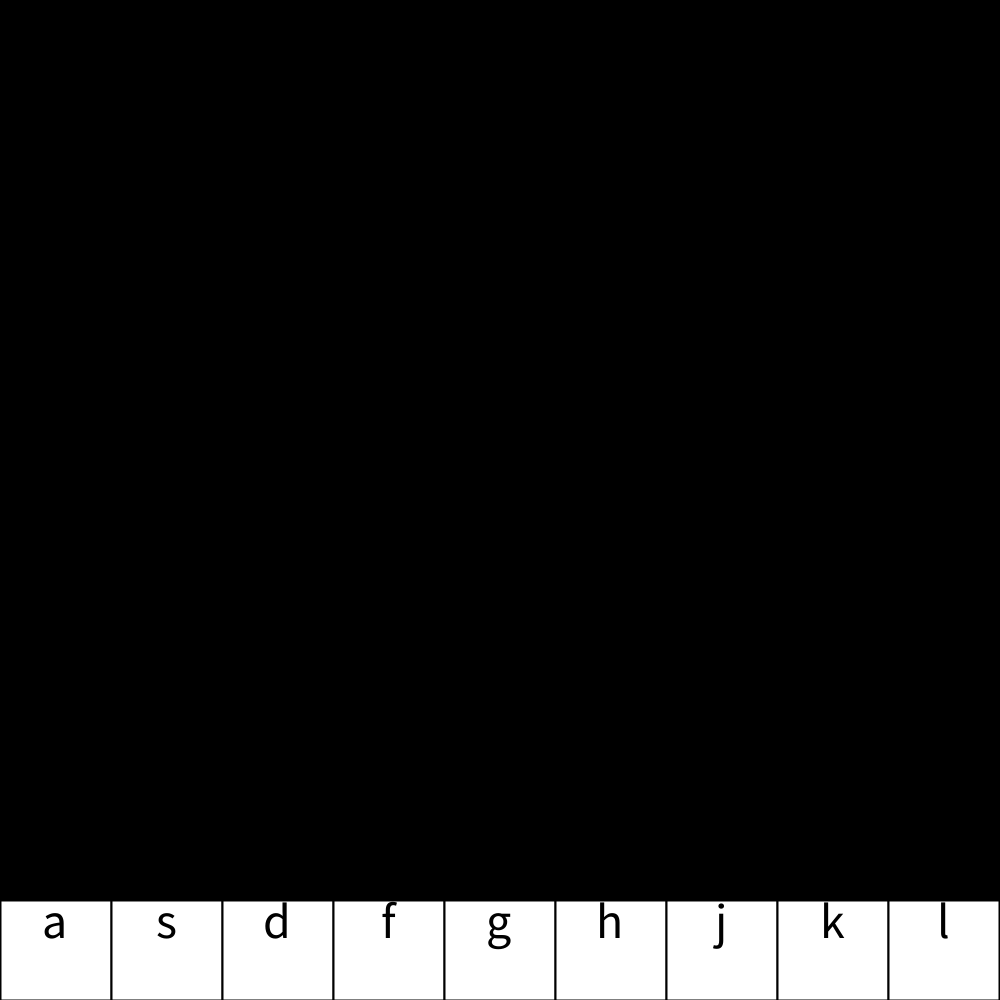
Frame 1 (no input)
Frame 60 (the mouse pressed at the canvas centre just before this capture): identical to frame 1, image omitted
Frame 120 (the mouse held since frame 60 and released just before this capture): identical to frame 1, image omitted

The Processing sketch that drew this single still picture (run headless with seeded random() and noise(); from frame 60 on, the mouse is pressed at the canvas centre):

// Processing sketch: Piano
// ── Piano.pde
int maxHeight = 40;
int minHeight = 20;
int letterHeight = maxHeight; // Height of the letters

int numKeys = 9;      // Number of keys (for 'asdfghjkl')
char[] keyLetters = {'a', 's', 'd', 'f', 'g', 'h', 'j', 'k', 'l'}; // Letters for the keys
color[] colors = new color[numKeys];

int beamLength = 200;  // Maximum length of the light beam

// Calculate letter width to fill the entire width of the canvas
int letterWidth = 1000 / numKeys;          // Width of each letter (key)

// To track the position of each beam
float[] beamYPos = new float[numKeys];
boolean[] beamActive = new boolean[numKeys];

// Store the key's x position
int[] keyXPos = new int[numKeys];

boolean newletter;             

void setup() {
  size(1000, 1000); // Set the canvas size to 1000x1000
  noFill();
  colorMode(HSB, 255); // Use HSB color mode for smoother color transitions
  background(0);

  // Set a hue value for each key and initial beam Y position
  for (int i = 0; i < numKeys; i++) {
    colors[i] = (i % 2 == 0) ? color(0) : color(255); // Alternate black and white for the keys
    beamYPos[i] = height; // Initially place the beam at the bottom of the screen
    keyXPos[i] = i * letterWidth; // Calculate the X position of each key
  }
}

void draw() {
  background(0);  // Clear the screen on each frame to avoid drawing the tail

  // Draw the keyboard keys at the bottom
  drawKeyboard();
  
  // Draw the "letter" and beam for each active key
  for (int i = 0; i < numKeys; i++) {
    if (beamActive[i]) {
      // Draw the light beam moving upwards as a rectangle
      drawLightBeam(keyXPos[i] + letterWidth / 2, beamYPos[i], i);
      
      // Move the light beam upwards (fixed speed)
      beamYPos[i] -= 15;  // Move the beam up (adjust speed)
      
      // Stop the beam after it moves off-screen
      if (beamYPos[i] + beamLength < 0) {
        beamActive[i] = false;  // Deactivate the beam once it's off-screen
      }
    }
  }
}

void keyPressed() {
  // If the key is in the range of 'a' to 'l'
  for (int i = 0; i < numKeys; i++) {
    if (key == keyLetters[i]) {
      letterHeight = maxHeight;
      fill(colors[i]);
      newletter = true;
      
      // Start the beam at the bottom of the screen
      beamActive[i] = true;
      beamYPos[i] = height;  // Reset the beam Y position to the bottom when a key is pressed
      break;
    }
  }
}

void drawLightBeam(float xStart, float yStart, int keyIndex) {
  // Draw the light beam as a moving rectangle
  float beamWidth = letterWidth * 0.9;  // Beam width is 90% of key width
  float beamXStart = xStart - beamWidth / 2;  // Adjust beam position to be centered
  
  // Set beam color to blue
  fill(0, 0, 255, 150);  // Blue color with transparency
  
  // Draw a moving rectangle that represents the beam, never longer than 200 pixels
  rect(beamXStart, yStart - beamLength, beamWidth, min(beamLength, 1000));  // Beam starts from the top of the key
}

void drawKeyboard() {
  int keyboardY = height - 100; // Position the keyboard at the bottom
  
  // Draw each key
  for (int i = 0; i < numKeys; i++) {
    fill(0, 0, 255);  // Set the key color (blue)
    stroke(0);        // Add a black stroke
    strokeWeight(2);  // Set the stroke weight
    rect(i * letterWidth, keyboardY, letterWidth, 100); // Draw keys at the bottom
    fill(0);          // Set text color to black
    textSize(50);
    textAlign(CENTER, CENTER);
    text(keyLetters[i], i * letterWidth + letterWidth / 2, keyboardY + letterHeight / 2); // Display letter
  }
}
